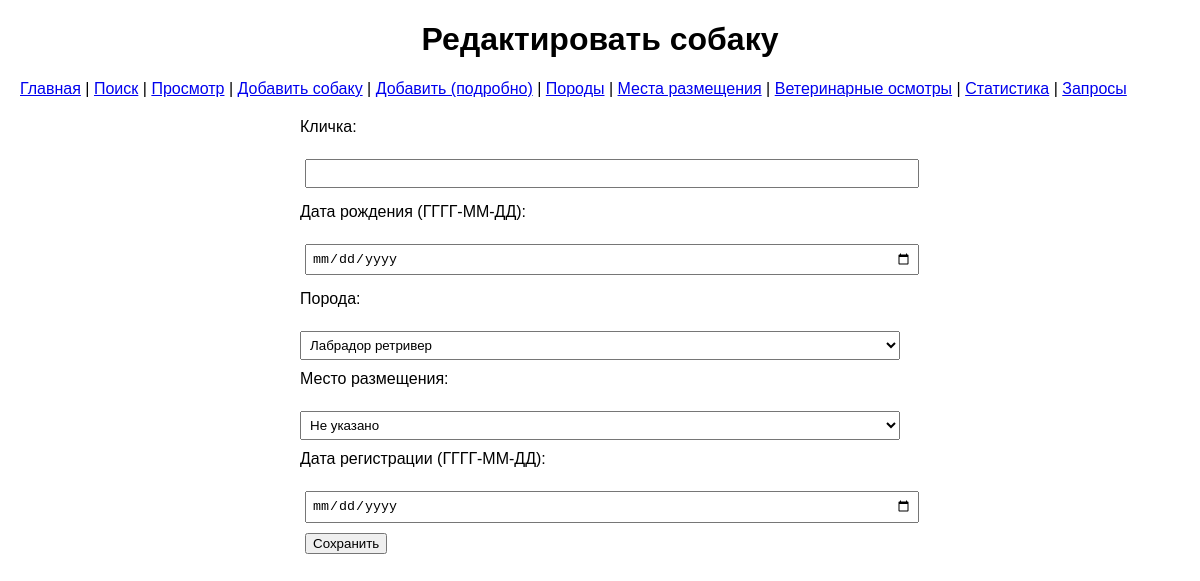
/edit/102, run on an earlier commit of the app's database.
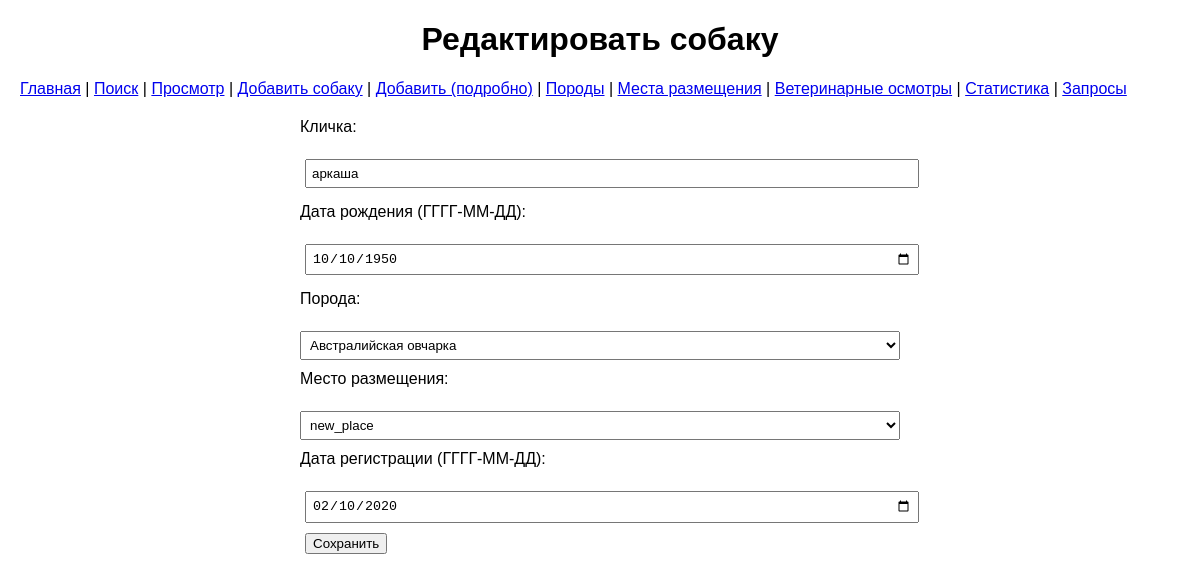
And on a later commit of the database.
### tables this page shows
CREATE TABLE "dogs" (
	"id"	INTEGER,
	"name"	VARCHAR(100) NOT NULL,
	"birth_date"	DATE,
	"breeds_id"	INTEGER,
	"getting_id"	INTEGER,
	"vet_examinations_id"	INTEGER,
	"location_id"	INTEGER,
	"registration_date"	DATE,
	"microchip_number"	VARCHAR(20),
	"coat_type"	INTEGER,
	"color_variations"	INTEGER,
	"temperament"	INTEGER,
	"size"	INTEGER,
	PRIMARY KEY("id" AUTOINCREMENT),
	FOREIGN KEY("breeds_id") REFERENCES "breeds"("id"),
	FOREIGN KEY("coat_type") REFERENCES "coat_type"("id"),
	FOREIGN KEY("color_variations") REFERENCES "color_variations"("id"),
	FOREIGN KEY("getting_id") REFERENCES "getting"("id"),
	FOREIGN KEY("location_id") REFERENCES "locations"("id"),
	FOREIGN KEY("size") REFERENCES "size"("id"),
	FOREIGN KEY("temperament") REFERENCES "temperament"("id"),
	FOREIGN KEY("vet_examinations_id") REFERENCES "vet_examinations"("id")
);

CREATE TABLE breeds (
    id INTEGER PRIMARY KEY AUTOINCREMENT,
    breed_name VARCHAR(100) NOT NULL,
    breed_group VARCHAR(50),
    origin_country VARCHAR(50),
    average_lifes INTEGER,
    typical_use VARCHAR(100),
    common_health_issues VARCHAR(200),
    recommended_vaccinations VARCHAR(200),
    veterinary_care VARCHAR(50),
    average_weight_male FLOAT,
    average_weight_female FLOAT,
    trainability_level VARCHAR(50),
    recommended_training_age INTEGER,
    common_behavioral_issues VARCHAR(200),
    preferred_training_methods VARCHAR(200),
    typical_learning_period INTEGER
);

CREATE TABLE locations (
    id INTEGER PRIMARY KEY AUTOINCREMENT,
    location_name VARCHAR(100) NOT NULL,
    location_type VARCHAR(50),
    address VARCHAR(200),
    contact_info VARCHAR(100),
    price FLOAT,
    availability INTEGER,
    website VARCHAR(200)
);

### flask_app.py (the view, shortened to what this page needs)
@app.route('/edit/<int:id>', methods=['GET', 'POST'])
def edit(id):
    errors = []
    with get_db_connection() as conn:
        dog = conn.execute("""
            SELECT d.*, b.breed_name, l.location_name
            FROM dogs d
            JOIN breeds b ON d.breeds_id = b.id
            JOIN locations l ON d.location_id = l.id
            WHERE d.id = ?
        """, (id,)).fetchone()
        breeds = conn.execute("SELECT id, breed_name FROM breeds").fetchall()
        locations = conn.execute("SELECT id, location_name FROM locations").fetchall()
    return render_template('edit.html', dog=dog, breeds=breeds, locations=locations, errors=errors)

### flask_app.py (called while the page is built)
def get_db_connection():
    conn = sqlite3.connect(DB_PATH, timeout=10)
    conn.row_factory = sqlite3.Row
    return conn

### templates/edit.html (shortened to what this page needs)
<!DOCTYPE html>
<html lang="ru">
<head>
    <link rel="stylesheet" href="{{ url_for('static', filename='style.css') }}">
</head>
<body>
    <h1>Редактировать собаку</h1>
    <nav>
        <a href="/">Главная</a> |
        <a href="/search">Поиск</a> |
        <a href="/view">Просмотр</a> |
        <a href="/add">Добавить собаку</a> |
        <a href="/add_detailed">Добавить (подробно)</a> |
        <a href="/breeds">Породы</a> |
        <a href="/locations">Места размещения</a> |
        <a href="/vet_examinations">Ветеринарные осмотры</a> |
        <a href="/stats">Статистика</a> |
        <a href="/queries">Запросы</a>
    </nav>
    <form method="POST">
        <label>Кличка:</label><br>
        <input type="text" name="name" value="{{ dog['name'] }}" required><br>
        <label>Дата рождения (ГГГГ-ММ-ДД):</label><br>
        <input type="date" name="birth_date" value="{{ dog['birth_date'] }}"><br>
        <label>Порода:</label><br>
        <select name="breeds_id" required>
            {% for breed in breeds %}
            <option value="{{ breed['id'] }}" {% if breed['id'] == dog['breeds_id'] %}selected{% endif %}>
                {{ breed['breed_name'] }}
            </option>
            {% endfor %}
        </select><br>
        <label>Место размещения:</label><br>
        <select name="location_id">
            <option value="">Не указано</option>
            {% for location in locations %}
            <option value="{{ location['id'] }}" {% if location['id'] == dog['location_id'] %}selected{% endif %}>
                {{ location['location_name'] }}
            </option>
            {% endfor %}
        </select><br>
        <label>Дата регистрации (ГГГГ-ММ-ДД):</label><br>
        <input type="date" name="registration_date" value="{{ dog['registration_date'] }}"><br>
        <button type="submit">Сохранить</button>
    </form>
</body>
</html>

What changed in the data, as far as the page shows it:
added dogs: name "аркаша", birth_date "10/10/1950", breeds_id "Австралийская овчарка", location_id "new_place", registration_date "02/10/2020"
Also different on the page:
form field breeds_id: "Лабрадор ретривер" → (not shown)
form field location_id: "Не указано" → (not shown)
